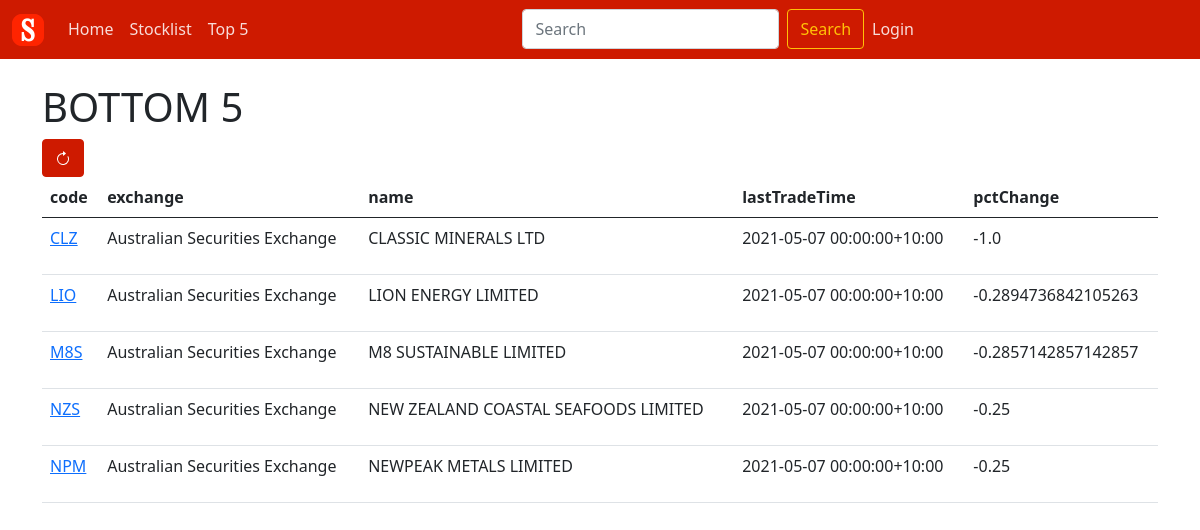
Page /bottom5 on the committed database.
### tables this page shows
CREATE TABLE stocks(
    code TEXT NOT NULL,
    exchange TEXT NOT NULL,
    name TEXT NOT NULL,
    price DECIMAL(20, 2) CHECK(price >= 0),
    price_day_change DECIMAL(20, 2) NOT NULL,
    currency TEXT NOT NULL,
    high52 DECIMAL(20, 2) CHECK(high52 >= 0),
    low52 DECIMAL(20, 2) CHECK(low52 >= 0),
    pe DECIMAL(20, 2) NOT NULL,
    suspended INTEGER CHECK(0 == suspended or suspended == 1),
    industry TEXT,
    description TEXT,
    marketCap INTEGER,
    volume INTEGER,
    lastTradeTime TEXT NOT NULL,
    website TEXT,
    PRIMARY KEY("code","exchange") -- This is the only way to get multiple primary keys
    );

### app.py (the view)
@app.route('/bottom5')
def bottom5_route():
    pctChangeColumn = 'price_day_change/price AS pctChange'
    stock_data = select_conditions('stocks', 'code', 'exchange', 'name', 'lastTradeTime', pctChangeColumn,
                                   query_limit=5, order_by='pctChange ASC')
    return render_template('stocklist.html', title='ScarletStocks - Bottom5',
                           stock_data=stock_data, heading='BOTTOM 5',
                           page_count=1)

### app.py (called while the page is built)
@app.context_processor
def inject_stock_names():
    stock_data = select_specific_columns('stocks', 'code', 'exchange', 'name')
    return dict(global_stock_data=stock_data)

@app.context_processor
def inject_watchlist():
    if current_user.is_authenticated:
        watchlist_data_raw = select_watchlist(current_user.id, idOnly=True)
        watchlist_data = {}
        for stock in watchlist_data_raw:
            if stock['exchange'] not in watchlist_data:
                watchlist_data[stock['exchange']] = []
            watchlist_data[stock['exchange']].append(stock['code'])
    else:
        watchlist_data = []
    print(watchlist_data)
    return dict(watchlist_data=watchlist_data)

### db_deets.py (called while the page is built)
def create_connection():
    connie = sqlite3.connect('stocks.db')
    return connie

### db_select.py (called while the page is built)
def execute_sql(sql_statement, sql_params):
    connie = create_connection()
    c = connie.cursor()
    c.execute(sql_statement, sql_params)
    data = c.fetchall()
    try:
        header_data = query_table_columns(c)
        for row in range(0, len(data)):
            data[row] = dict(zip(header_data, data[row]))
    except TypeError:
        pass
    connie.commit()
    connie.close()
    return data

def query_table_columns(cursor):
    header_data = [i[0] for i in cursor.description]
    return header_data

def select_specific_columns(table, *columns):
    sql_query = 'SELECT '
    for column in columns:
        sql_query += column + ','
    sql_query = sql_query[:-1] + ' FROM ' + table
    data = execute_sql(sql_query, ())
    return data

def select_conditions(table, *selected_columns, query_limit=None, order_by=None, **conditions):
    sql_query = 'SELECT '
    for column in selected_columns:
        sql_query += column + ', '
    sql_query = sql_query[:-2] + ' FROM ' + table
    if conditions:
        sql_query += ' WHERE '
        for condition in conditions:
            sql_query += condition + ' = ? AND '
        sql_query = sql_query[:-5]
    if order_by:
        if conditions:
            sql_query += ' AND '
        else:
            sql_query += ' WHERE '
        sql_query += order_by.replace(' DESC', '').replace(' ASC', '') + ' NOT NULL ORDER BY ' + order_by
    if query_limit:
        sql_query += ' LIMIT ' + str(query_limit)
    sql_params = tuple([conditions[i] for i in conditions])
    data = execute_sql(sql_query, sql_params)
    return data

### templates/stocklist.html (shortened to what this page needs)
{% extends 'base.html' %}
{% block content %}
    <h1>{% if heading %}{{ heading }}{% endif %}</h1>
    <button aria-label="Reload Stocks" id="update_button" type="button" class="btn btn-scarlet"
            onclick="updateStocks()">
    </button>
    <br/>
    <table class="table table-hover">
        <thead>
        <tr>
            {%- for column in stock_data[0] %}
                <th scope="col" class="fs-6">{{ column }}</th>{%- endfor %}
        </tr>
        </thead>
        <tbody id="table_results_body">
        {%- for stock in stock_data %}
            <tr>{%- for item in stock %}
                <td>
                    {%- if loop.index0 == 0 %}
                        <a href="{{ url_for('profile_route', exchange=stock['exchange'], ticker=stock['code']) }}"
                           class="fs-6">{{ stock[item] }}</a>
                    {%- else %}
                        <p class="fs-6">{{- stock[item] }}</p>
                    {%- endif %}
                </td>
            {%- endfor %}
            </tr>
        {%- endfor %}
        </tbody>
    </table>
{% endblock %}

### templates/base.html (style rules this page uses)
.btn-scarlet { color: rgb(255, 255, 255); background-color: rgb(206, 26, 0); border-color: rgb(206, 26, 0); }

### rows in the picture
stocks: code "CLZ", exchange "Australian Securities Exchange" "CLASSIC MINERALS LTD" "2021-05-07 00:00:00+10:00" "-1.0"
stocks: code "LIO", exchange "Australian Securities Exchange" "LION ENERGY LIMITED" "2021-05-07 00:00:00+10:00" "-0.2894736842105263"
stocks: code "M8S", exchange "Australian Securities Exchange" "M8 SUSTAINABLE LIMITED" "2021-05-07 00:00:00+10:00" "-0.2857142857142857"
stocks: code "NZS", exchange "Australian Securities Exchange" "NEW ZEALAND COASTAL SEAFOODS LIMITED" "2021-05-07 00:00:00+10:00" "-0.25"
stocks: code "NPM", exchange "Australian Securities Exchange" "NEWPEAK METALS LIMITED" "2021-05-07 00:00:00+10:00" "-0.25"

### other values in the picture
{{ heading }} "BOTTOM 5"
{{ column }} "code" "exchange" "name" "lastTradeTime" "pctChange"
